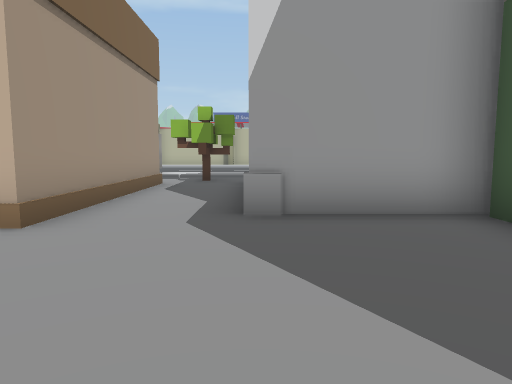
View 1 (above)

24 first-person views from a walk through a scene from a Unity 3-D project. The camera is 1.5 m above the floor, tilts 6° down and sees 70° across. The floor is counted in squares, 2 m on a side. Each view is taken from the middle of a square. On the plan, view 1 faces up. The plan holds only what a view shows up to about 11 squares ahead; the rest is blank. The place goes on beyond the plan. The player character is not drawn. Some surface patterns are stand-ins.

View 2
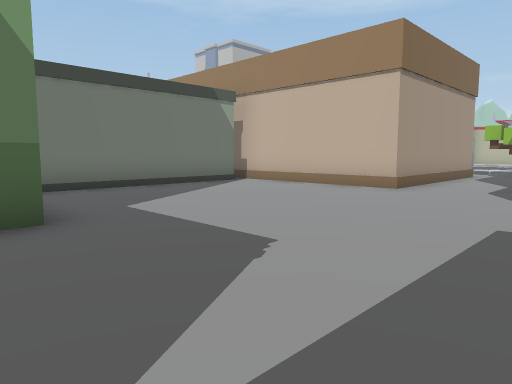

View 3
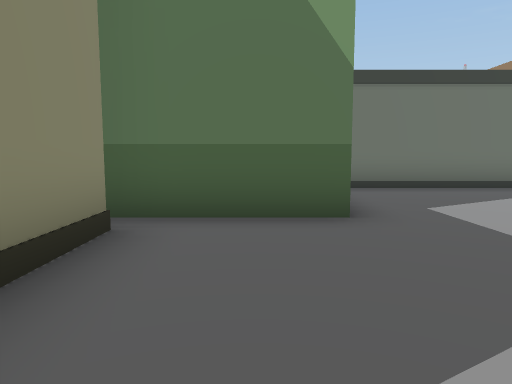

View 4
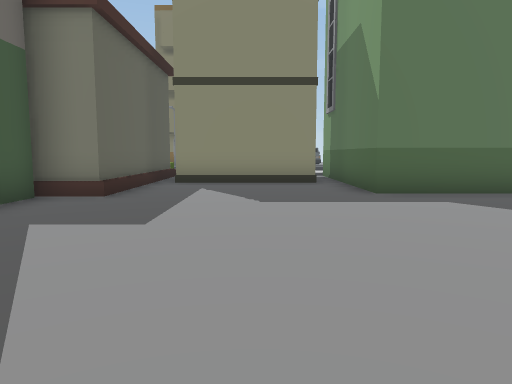

View 5
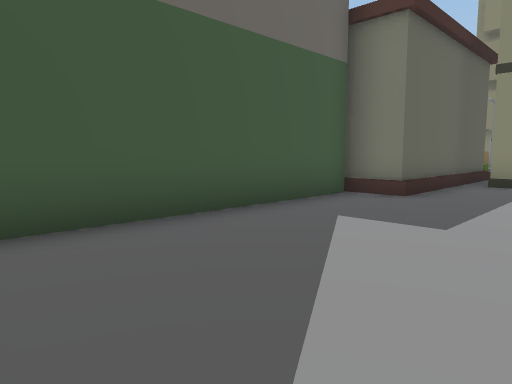

View 6
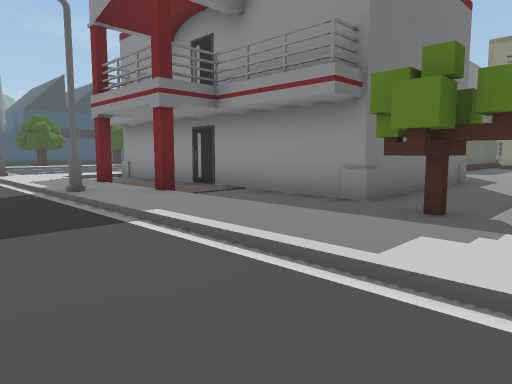

View 7
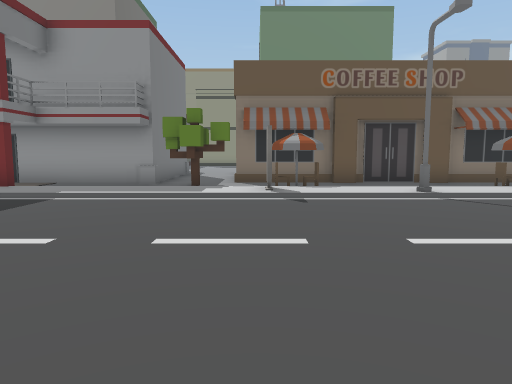

View 8
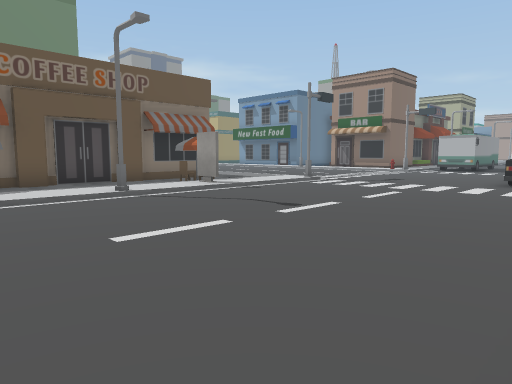

View 9
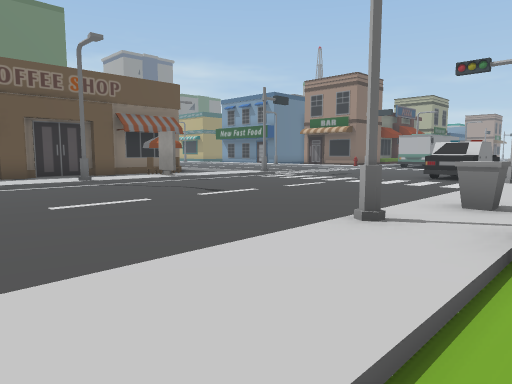

View 10
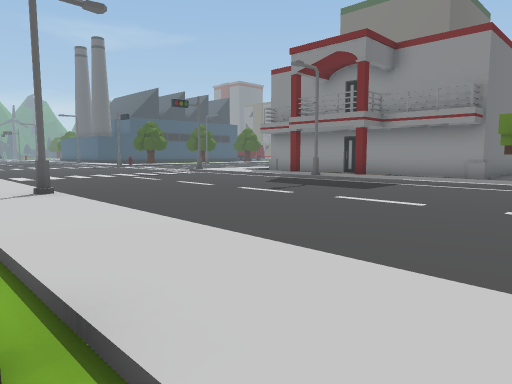

View 11
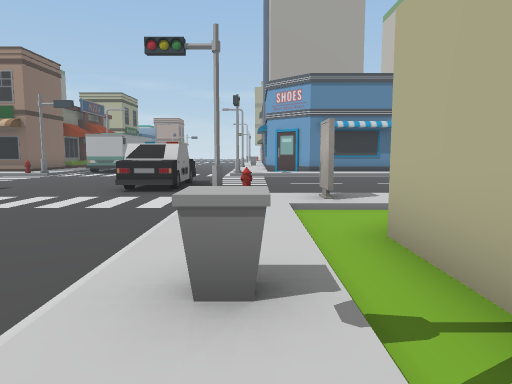

View 12
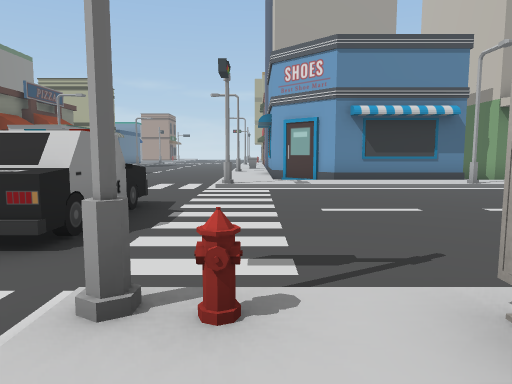

View 13
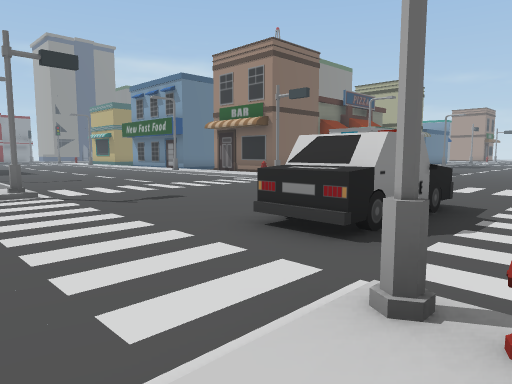

View 14
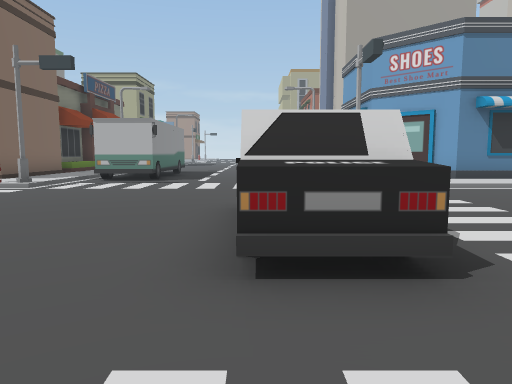

View 15
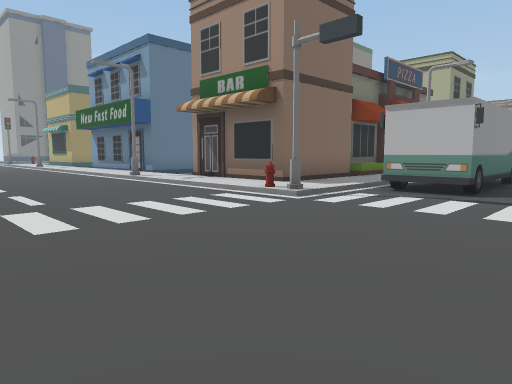

View 16
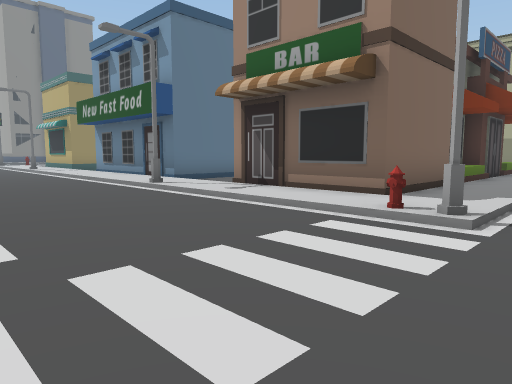

View 17
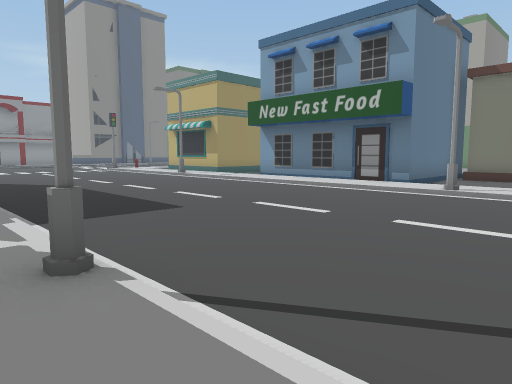

View 18
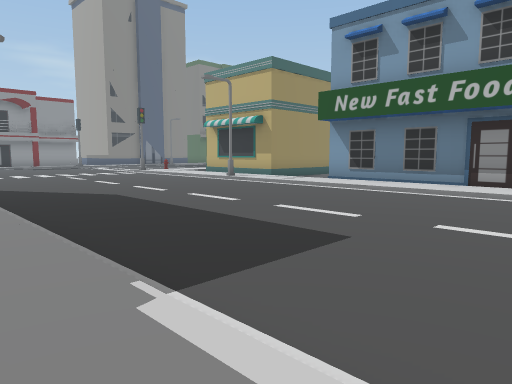

View 19
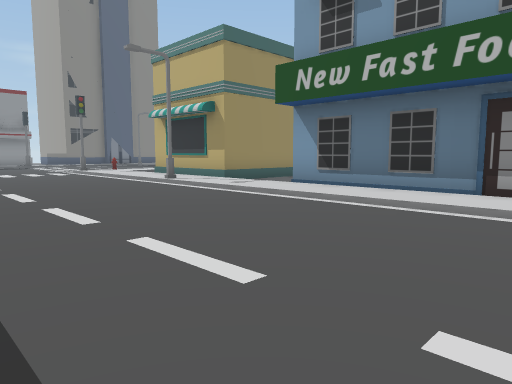

View 20
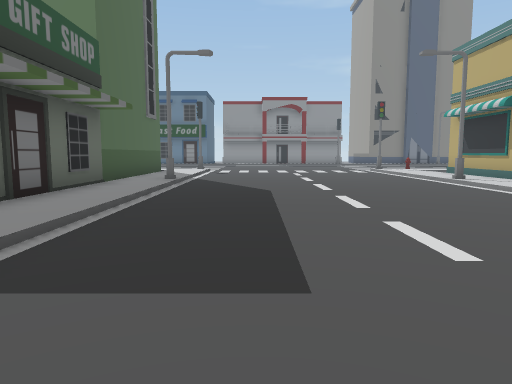

View 21
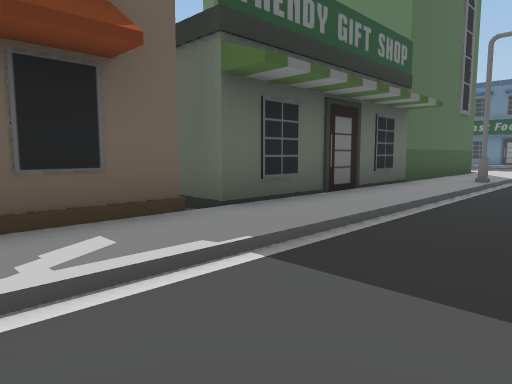

View 22
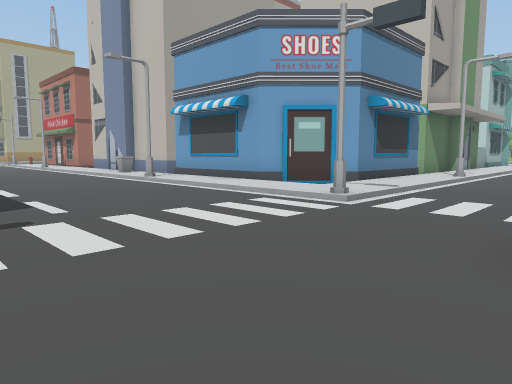

View 23
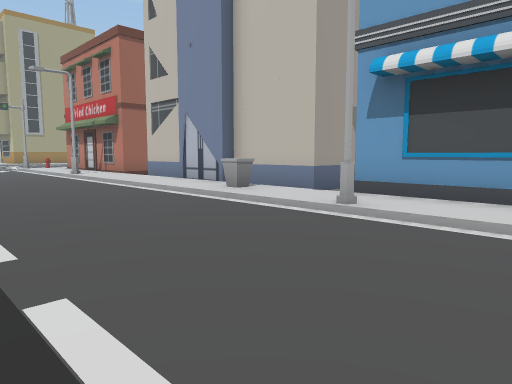

View 24
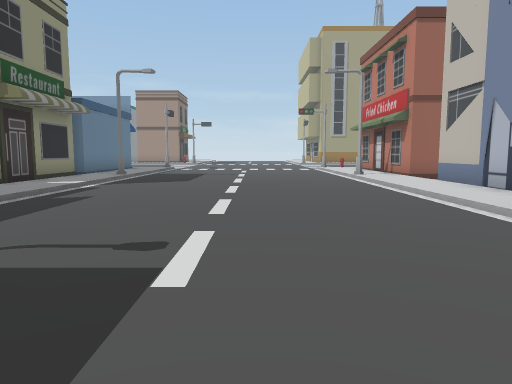

### Floor plan
Key: @ floor where view 1 was taken; # wall or solid block; x gap in a wall; . main floor; : floor 0.25 m higher than the main floor; / step, stairs or slope; T tree; S streetlight; C car; O other object.
Columns run from 37 left of view 1 to 8 right of it. Each row starts with its distance up from view 1.
 28                O:
 27                x:S.
 26                #:/..
 25                #:/....
 24         O      #:/......
 23         O     ##:/....../:.###
 22  # OOOOOO #####.:/....../O.....#... ..
 21  :::::::O::::::::/......O::::O:::::::::::::
 20 O/////////S//////#......///////S/////////S////
 19  ...................CCCC......................
 18  ................... CCC......................
 17  ............................................
 16  ...........................................
 15  ..........OOOOO...........................
 14  ........     OO...........................
 13  ///////  S  /////......#//////S/////////S////
 12  :::::  :::::::::O....../  :O:::::O:::::#:#:::
 11  OOOO   OOOOO###:/....../  O     O..T........
 10                #:/....../  .........T........
  9                #:/....../:#########..########
  8                #:/....../:        #..#
  7             O...:S......S:        #..#
  6             O...:S......S:        #..#
  5              OOO:/....../:#       #..####
  4                O:/....../:#   #####.....O
  3                O:/....../:##  #.........O
  2                O:/....../:#   #.........O
  1                O:/....../:#   #.........O
  0                O:/....../:#   #......@..O
 -1                 :/....../:#   #.........O
 -2                 :/....../:#   #.........O
 -3               ##:S......S:OOO  OOO.....OO
 -4                #:S......S:O      O.....O
 -5                #:/....../:O      O.....O
 -6                   ....../:O      O.OOOOO

Positions as (right, up) in squares from view 1, and headings:
1: (0, 0), facing up
2: (1, -4), facing up-left
3: (1, -4), facing left
4: (-1, 4), facing down
5: (-1, 4), facing down-right
6: (-3, 15), facing down-right
7: (-3, 20), facing down
8: (-3, 20), facing down-left
9: (-3, 22), facing down-left
10: (-3, 22), facing down-right
11: (-6, 21), facing left
12: (-11, 21), facing left
13: (-11, 21), facing down-left
14: (-12, 18), facing left
15: (-15, 17), facing down-left
16: (-16, 14), facing down-left
17: (-12, 9), facing down-left
18: (-12, 6), facing down-left
19: (-15, 5), facing down-left
20: (-15, 6), facing down
21: (-15, 6), facing down-right
22: (-17, 15), facing up-left
23: (-24, 16), facing up-left
24: (-25, 17), facing left
